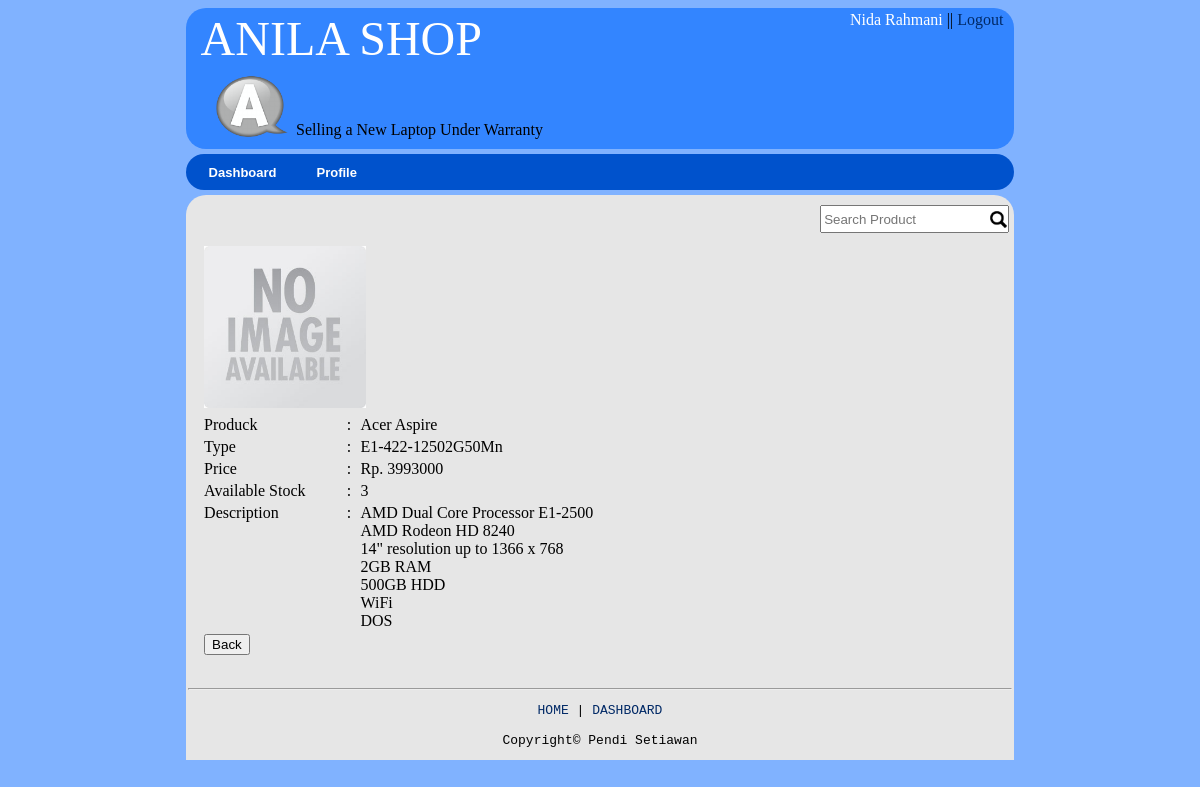
Page /product/detail.php?id_product=AC002 (signed in) on the earlier database version.
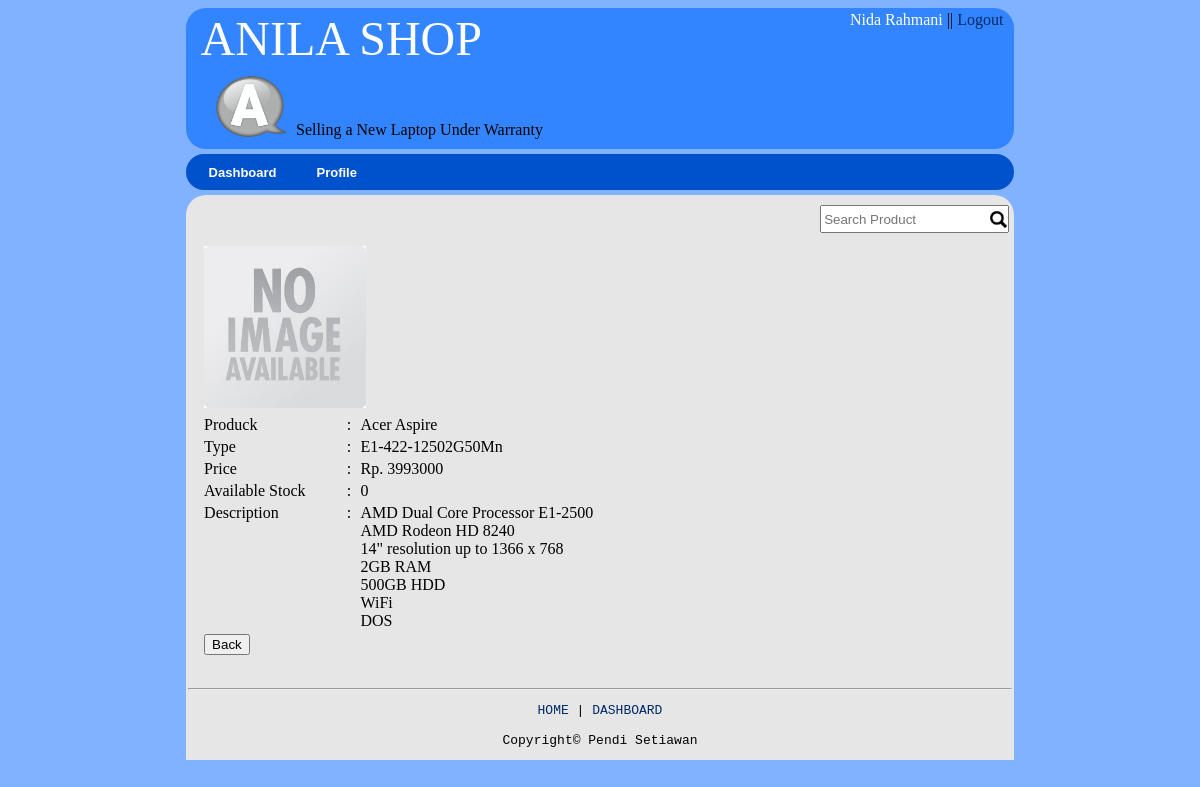
Same page on the later database version.
### tables this page shows
CREATE TABLE IF NOT EXISTS `product` (
  `id_product` varchar(20) NOT NULL,
  `name` varchar(20) NOT NULL,
  `type` varchar(50) NOT NULL,
  `price` double NOT NULL,
  `description` text NOT NULL,
  `stock` int(3) NOT NULL,
  `image` text NOT NULL,
  `category_id` int(1) NOT NULL,
  `status` int(1) NOT NULL,
  `specification` text NOT NULL,
  PRIMARY KEY (`id_product`)
);

### product/detail.php (the view, shortened to what this page needs)
<?php
	if(!isset($_SESSION['id'])) {
	  	echo "<script>window.alert('Anda Harus Login Dulu');</script>";
		echo "<script>window.location = '../login/login.php';</script>";
	} else {
include "../header/header_admin.php";
$sql=mysql_query("select * from product where id_product='$_GET[id_product]'");
$data=mysql_fetch_array($sql);
?>
<table width="70%" bgcolor="E6E6E6" align="center" class="padding">
	<tr>
		<td colspan="3">
			<?php if (!empty($data['image'])): ?>
				<img src="<?php echo $data['image']; ?>" width="20%"><br/>
			<?php else : ?>
				<img src="<?php echo 'http://'.$_SERVER['HTTP_HOST'].'/new_media/aplikasi/image/no-image.jpg' ?>" width="20%"><br/>
			<?php endif ?>
		</td>
	</tr>
	<tr>
		<td width="12%">Produck</td>
		<td width="1%">:</td>
		<td width="57%"><?php echo $data['name'] ?></td>
	</tr>
	<tr>
		<td>Type</td>
		<td>:</td>
		<td><?php echo $data['type'] ?></td>
	</tr>
	<tr>
		<td>Price</td>
		<td>:</td>
		<td>Rp. <?php echo $data['price']; ?></td>
	</tr>
	<tr>
		<td>Available Stock</td>
		<td>:</td>
		<td><?php echo $data['stock']; ?></td>
	</tr>
	<tr>
		<td class="top">Description</td>
		<td class="top">:</td>
		<td><?php echo nl2br($data['description']); ?></td>
	</tr>
	<tr>
		<td colspan="3">
			<a href="view_product.php"><input type="button" name="back" value="Back"></a>
		</td>
	</tr>
	<tr>
		<td colspan="3" style="padding: 0px;">
			<?php include "../footer/footer.php" ?>
		</td>
	</tr>
</table>
<?php } ?>

Differences in the rows shown:
changed product "Acer Aspire": stock "3" → "0"
